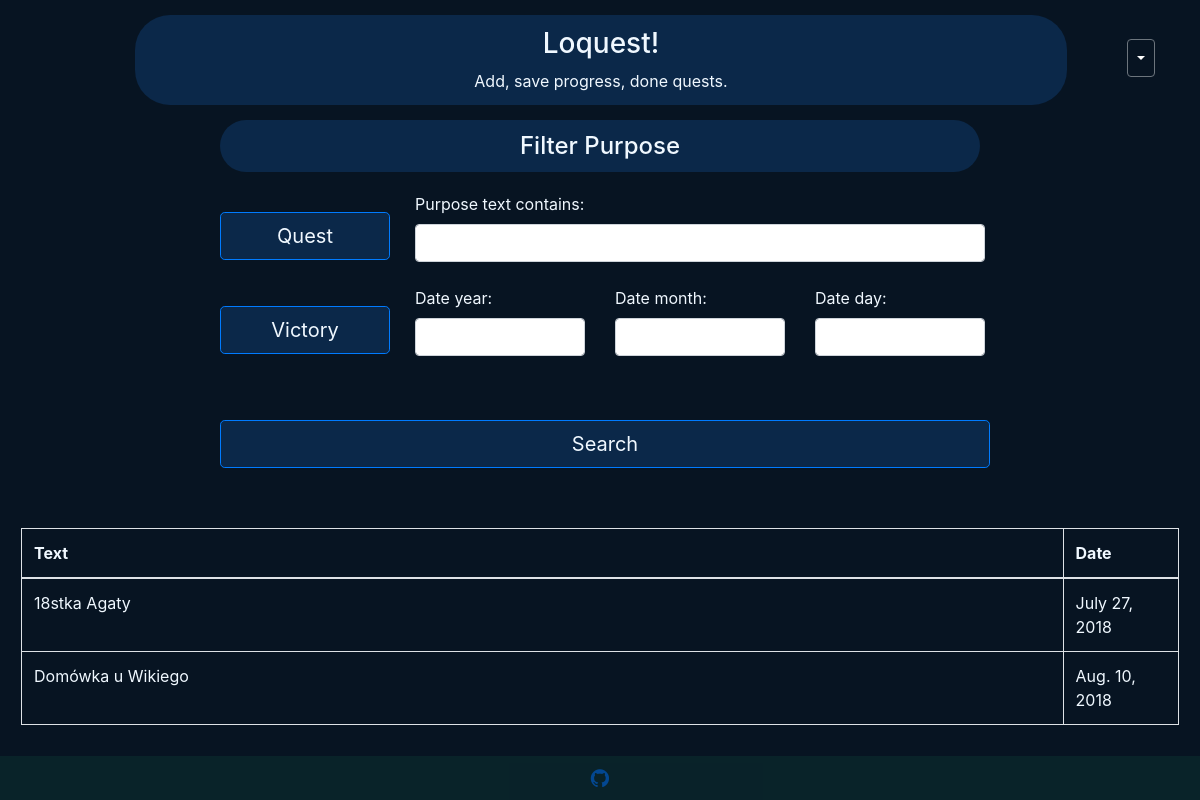
The app's page /search_purpose (signed in) with its own data.
### todo/models.py (models this page shows, shortened)
class Purpose(models.Model):
    who = models.ForeignKey(settings.AUTH_USER_MODEL, on_delete=models.CASCADE, default=1)
    purpose_text = models.CharField(max_length=400, default='Your purpose')
    pub_date = models.DateField('date', default='')

### todo/views.py (the view)
# urls.py: path('search_purpose', views.search_purpose, name='search_purpose'),
def search_purpose(request):
    purpose_list = Purpose.objects.filter(who=request.user)
    purpose_filter = PurposeFilter(request.GET, queryset=purpose_list)
    return render(request, 'todo/search_purpose.html', {'filter': purpose_filter})

### todo/templates/todo/search_purpose.html (shortened to what this page needs)
{% extends 'todo/base.html' %}
{% load widget_tweaks %}
{% block content %}
        <form method="get">
                <div class="container" style="width: 800px">
                  <h4 class="well well-sm text-center" style="margin: 15px 5px 20px 5px;background-color: #0B2849; color: aliceblue;">Filter Purpose</h4>
                  <div class="row" style="left: 15%">
                    <div class="form-group col-sm-4 col-md-3" style="color: aliceblue">
                        <a class="btn btn-lg btn-primary btn-block" style="background-color: #0B2849; color: aliceblue; margin: 20px 5px 10px 5px;" href="search">Quest</a>
                    </div>
                    <div class="form-group col-sm-4 col-md-3" style="color: aliceblue; min-width:75%">
                      {{ filter.form.purpose_text.label_tag }}
                      {% render_field filter.form.purpose_text class="form-control" %}
                    </div>
                  </div>
                  <div class="row" style="left: 15%">
                    <div class="form-group col-sm-4 col-md-3" style="color: aliceblue">
                        <a class="btn btn-lg btn-primary btn-block" style="background-color: #0B2849; color: aliceblue; margin: 20px 5px 10px 5px;" href="search_victory">Victory</a>
                    </div>
                    <div class="form-group col-sm-4 col-md-3" style="color: aliceblue">
                        {{ filter.form.pub_date_year.label_tag }}
                        {% render_field filter.form.pub_date_year class="form-control" %}
                    </div>
                    <div class="form-group col-sm-4 col-md-3" style="color: aliceblue">
                        {{ filter.form.pub_date_month.label_tag }}
                        {% render_field filter.form.pub_date_month class="form-control" %}
                    </div>
                    <div class="form-group col-sm-4 col-md-3" style="color: aliceblue">
                        {{ filter.form.pub_date_day.label_tag }}
                        {% render_field filter.form.pub_date_day class="form-control" %}
                    </div>
                  </div>
                  <button type="submit" class="btn btn-lg btn-primary btn-block" style="background-color: #0B2849; color: aliceblue; margin: 40px 5px 60px 5px;">
                     Search
                  </button>
                </div>
              </form>
              <table class="table table-bordered" style="color: aliceblue ;margin: 0px 0px 10px 6px;width:99%">
                <thead>
                  <tr>
                    <th style="width:90%">Text</th>
                    <th style="width:90%">Date</th>
                  </tr>
                </thead>
                <tbody>
                  {% for purpose in filter.qs %}
                    <tr>
                      <td>{{ purpose.purpose_text }}</td>
                      <td>{{ purpose.pub_date }}</td>
                    </tr>
                  {% empty %}
                    <tr>
                      <td colspan="5">No data</td>
                    </tr>
                  {% endfor %}
                </tbody>
              </table>
{% endblock %}

### todo/static/todo/style4.css (style rules this page uses)
body { background-color: #071422; display: flex; flex-direction: column; min-height: 100%; }
html { height: 100%; }
.container { color: aliceblue; }
.well-sm { padding: 12px; border-radius: 35px; }

### records on screen
Purpose: purpose_text "18stka Agaty", pub_date "July 27, 2018"
Purpose: purpose_text "Domówka u Wikiego", pub_date "Aug. 10, 2018"

### other values on screen
{{ filter.form.purpose_text.label_tag }} "Purpose text contains:"
{{ filter.form.pub_date_year.label_tag }} "Date year:"
{{ filter.form.pub_date_month.label_tag }} "Date month:"
{{ filter.form.pub_date_day.label_tag }} "Date day:"
